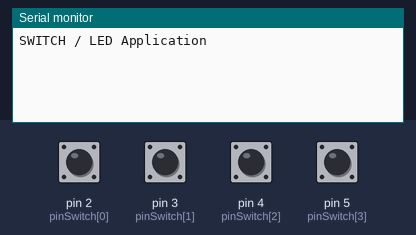
This sketch was run on a simulated Arduino Uno, built with avr-gcc and run on an emulated ATmega328P. Parts: the last lines printed to the serial monitor. The inputs (shaded band) are chosen by the test bench; at power-on: pin 2 (pinSwitch[0]), pin 3 (pinSwitch[1]), pin 4 (pinSwitch[2]), pin 5 (pinSwitch[3]) HIGH.

Above: at 1.2 s.
1.3 s: pin 2 (pinSwitch[0]) pulled LOW for 0.15 s
At 2.3 s:
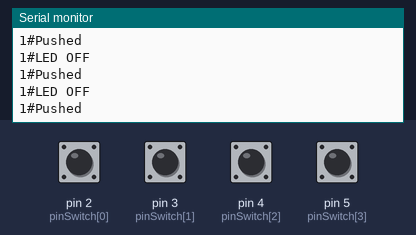
2.9 s: pin 3 (pinSwitch[1]) pulled LOW for 0.15 s
At 3.6 s:
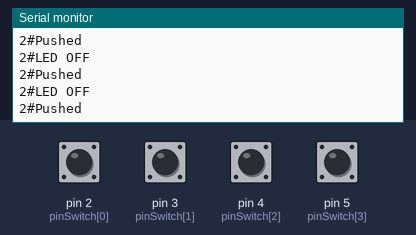
4.5 s: pin 4 (pinSwitch[2]) pulled LOW for 0.15 s
At 5.8 s:
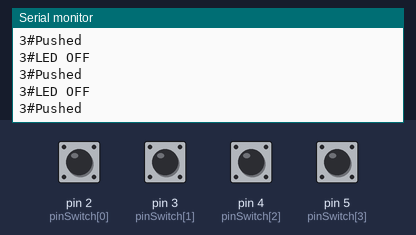
6.1 s: pin 5 (pinSwitch[3]) pulled LOW for 0.15 s
At 7.2 s:
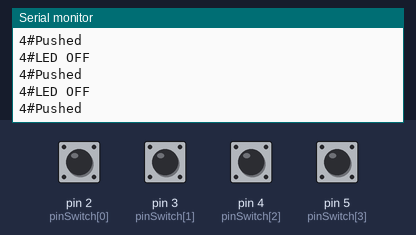
Timing chart, 0 to 8.7 s (numbered marks = the images above; inputs shaded):
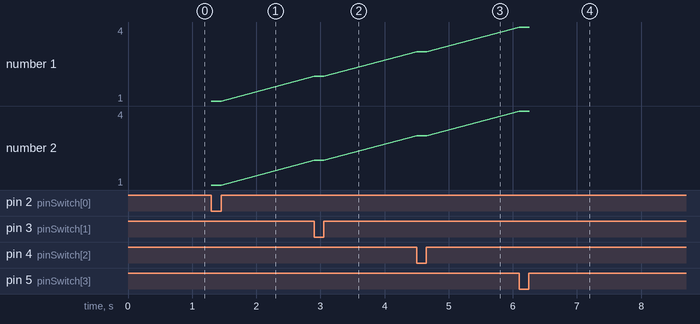

Measured:
- after the input at 1.3 s, the serial monitor: prints a new line at once (image 1)
- after the input at 2.9 s, the serial monitor: prints a new line at once (image 2)
- after the input at 4.5 s, the serial monitor: prints a new line at once (image 3)
- after the input at 6.1 s, the serial monitor: prints a new line at once (image 4)
- plotted number 1: 1 → 2 after the input at 2.9 s, 2 → 3 after the input at 4.5 s, 3 → 4 after the input at 6.1 s
- plotted number 2: 1 → 2 after the input at 2.9 s, 2 → 3 after the input at 4.5 s, 3 → 4 after the input at 6.1 s

The sketch:

switch3.ino
```cpp
const int pinLed[4]={13,14,15,16};
const int pinSwitch[8]={2,3,4,5,6,7,8,9};


bool FlagLed[4]={false};

void setup() {
  Serial.begin(115200);
 /* for(int i =0; i<4; i++)
  {
    pinMode(pinLed[i],OUTPUT);
    pinMode(pinSwitch[i],INPUT);
  }
 */
 //강사님 방법

pinMode(pinLed,OUTPUT);
pinMode(pinSwitch,INPUT);
Serial.println("SWITCH / LED Application");

}

void loop() {
  for(int i=0; i<4; i++){
    if(digitalRead(pinSwitch[i])==0){
      if(FlagLed[i] == false){
        digitalWrite(pinLed[i],HIGH);
        Serial.println(String(i+1) + "#Pushed");
        FlagLed[i]=true;
      }
     else{
     digitalWrite(pinLed[i],LOW);
     Serial.println(String(i+1)+"#LED OFF");
     FlagLed[i]= false;
    }
      }
    }
  }
```
